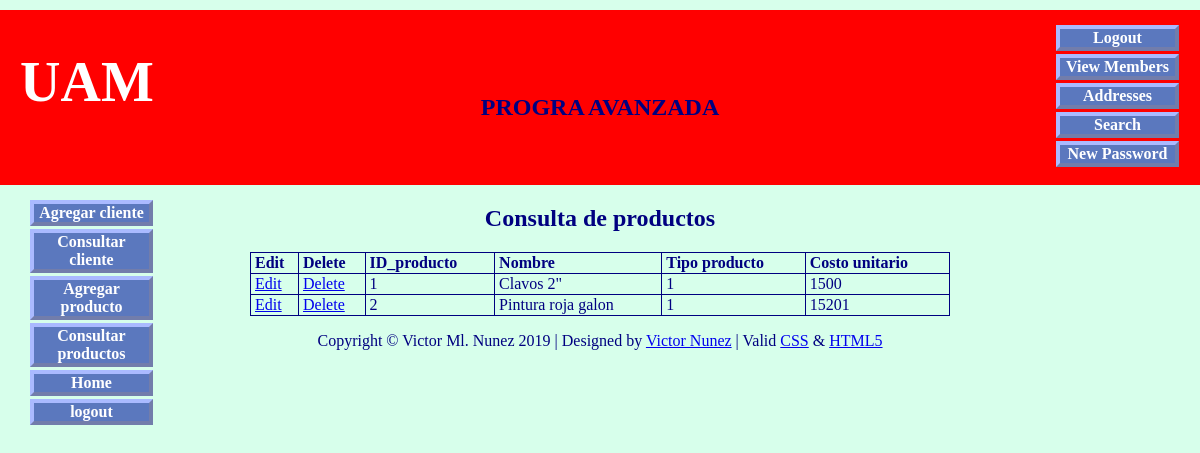
The page /admintable/forms/productos/vista_agregar_producto.php (signed in) on the database its author committed.
### tables this page shows
CREATE TABLE `productos` (
  `id_producto` int(6) UNSIGNED NOT NULL,
  `nombre` varchar(200) NOT NULL,
  `tipo_producto` tinyint(3) NOT NULL,
  `descripcion` varchar(300) NOT NULL,
  `costo_unitario` decimal(10,0) NOT NULL
);

### admintable/forms/productos/vista_agregar_producto.php (the view, shortened to what this page needs)
<!doctype html>
<html lang=en>
<head>
<link rel="stylesheet" type="text/css" href="includes.css">
</head>
<body>
<div id="container">
<?php include("..\..\header-admin.php"); ?>
<?php include("nav.php"); ?>
<div id="content">
<h2>Consulta de productos</h2>
<p>
<?php
require ('mysqli_connect.php');
$q = "SELECT id_producto, nombre, tipo_producto, costo_unitario FROM productos ORDER BY id_producto ASC";
$result = @mysqli_query ($dbcon, $q);
echo $q-->'nombre';
if ($result) {
echo '<table>
<tr><td align="left"><b>Edit</b></td>
<td align="left"><b>Delete</b></td>
<td align="left"><b>ID_producto</b></td>
<td align="left"><b>Nombre</b></td>
<td align="left"><b>Tipo producto</b></td>
<td align="left"><b>Costo unitario</b></td>
</tr>';
while ($row = mysqli_fetch_array($result, MYSQLI_ASSOC)) {
	echo '<tr>
	<td align="left"><a href="edit_user.php?id=' . $row['id_producto'] . '">Edit</a></td>
	<td align="left"><a href="delete_user.php?id=' . $row['id_producto'] . '">Delete</a></td>
	<td align="left">' . $row['id_producto'] . '</td>
	<td align="left">' . $row['nombre'] . '</td>
	<td align="left">' . $row['tipo_producto'] . '</td>
	<td align="left">' . $row['costo_unitario'] . '</td>
	</tr>';
	}
	echo '</table>';
} else {
	echo '<p class="error">The current users could not be retrieved. We apologize for any inconvenience.</p>';
	echo '<p>' . mysqli_error($dbcon) . '<br><br />Query: ' . $q . '</p>';
}
?>
</p>
</div>
<?php include("footer.php"); ?>
</div>
</body>
</html>

### admintable/forms/productos/includes.css (style rules this page uses)
h2 { font-size:150%; color:navy; text-align:center; }
#container { position:relative; min-width:960px; max-width:1200px; margin:auto; text-align:left; }
#content { margin-left:150px; margin-right:150px; }
table { width:700px; border:1px navy solid; border-collapse:collapse; margin:auto; }
td { border:1px navy solid; padding:1px 0 1px 4px; text-align:left; }

### rows shown on the page
productos: id_producto "1", nombre "Clavos 2\"", tipo_producto "1", costo_unitario "1500"
productos: id_producto "2", nombre "Pintura roja galon", tipo_producto "1", costo_unitario "15201"
